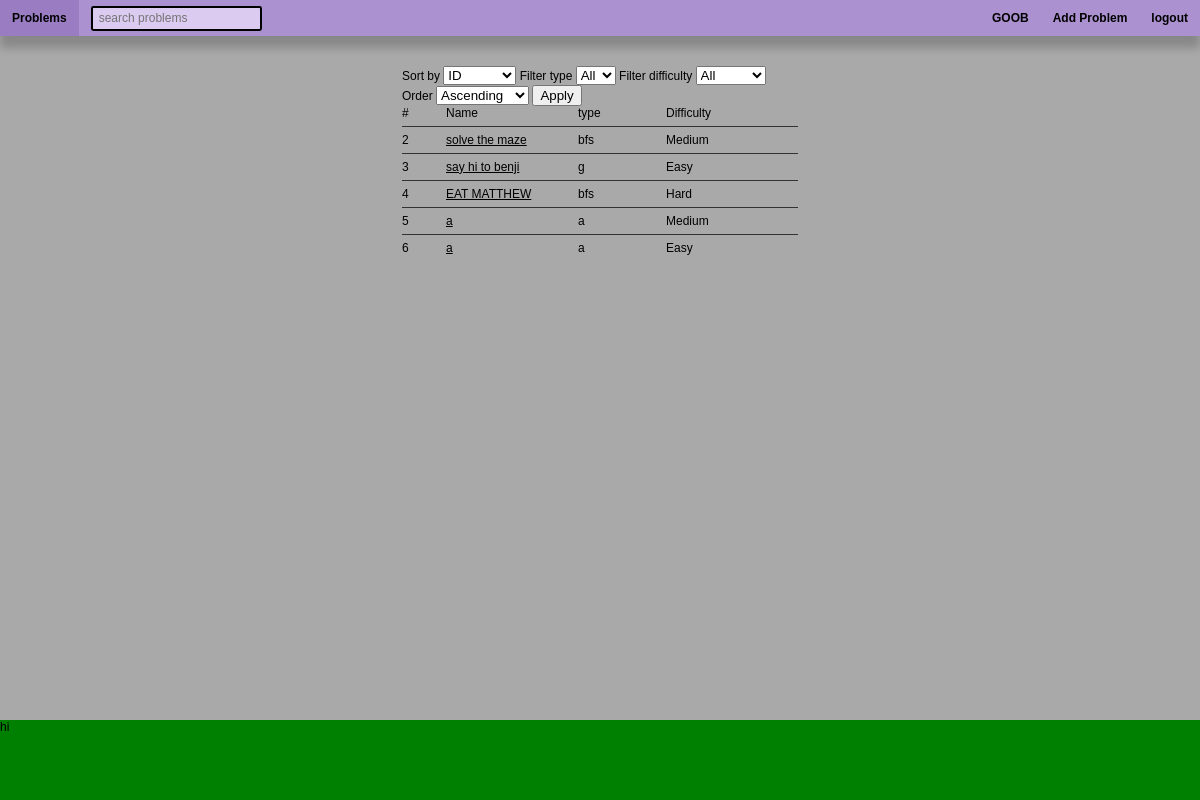
/problem_list (signed in), run on the app's committed database.
### app.py (models this page shows, shortened)
class Base(DeclarativeBase):
    pass

class User(Base, UserMixin):
    __tablename__ = "User"
    user_id: Mapped[int] = mapped_column(primary_key=True)
    name: Mapped[str] = mapped_column(String)
    role: Mapped[str] = mapped_column(String)
    hash: Mapped[str] = mapped_column(String)
    user_problems: Mapped[list["User_Problem"]] = \
        relationship("User_Problem", back_populates="user")

class Problem(Base):
    __tablename__ = "Problem"
    problem_id: Mapped[int] = mapped_column(primary_key=True)
    description: Mapped[str] = mapped_column(String)
    function_name: Mapped[str] = mapped_column(String)
    function_args: Mapped[str] = mapped_column(String)
    type: Mapped[str] = mapped_column(String)
    problem_name: Mapped[str] = mapped_column(String)
    difficulty: Mapped[str] = mapped_column(String)
    user_problems: Mapped[list["User_Problem"]] = \
        relationship("User_Problem", back_populates="problem")
    tests: Mapped[List["Test"]] = \
        relationship("Test", back_populates="problem")
    problem_tags: Mapped[List["Problem_Tag"]] = \
        relationship("Problem_Tag", back_populates="problem")

### app.py (the view)
@app.route('/problem_list', methods=["GET", "POST"])
@login_required
def problem_list():
    with Session(engine) as session:
        q = select(Problem.type).distinct().order_by(Problem.type)
        problem_types = session.scalars(q).all()
        q = select(Problem.difficulty).distinct().order_by(Problem.difficulty)
        difficulties = session.scalars(q).all()
        form = ProblemListForm(request.args)
        form.filter_type.choices += [(t, t) for t in problem_types]
        form.filter_difficulty.choices += [(d, d) for d in difficulties]
        sort_by = form.sort_by.data or 'problem_id'
        order = form.order.data or 'asc'
        filter_type = form.filter_type.data or 'all'
        filter_difficulty = form.filter_difficulty.data or 'all'
        sort_columns = {'problem_id': Problem.problem_id,
                        'name': Problem.problem_name,
                        'type': Problem.type, 'difficulty': Problem.difficulty}
        sort_column = sort_columns[sort_by]
        q = select(Problem)
        if filter_type != 'all':
            q = q.where(Problem.type == filter_type)
        if filter_difficulty != 'all':
            q = q.where(Problem.difficulty == filter_difficulty)
        if order == 'desc':
            q = q.order_by(sort_column.collate("NOCASE").desc())
        else:
            q = q.order_by(sort_column.collate("NOCASE").asc())
        print(q)
        temp_problems = session.scalars(q).all()
        print(temp_problems)
        problems = [{'problem_id': i.problem_id,
                     'name': i.problem_name,
                     'difficulty': i.difficulty,
                     'type': i.type} for i in temp_problems]
    return render_template("problem_list.html", problems=problems, form=form)

### app.py
class ProblemListForm(Form):
    sort_by = SelectField('Sort by', choices=[('problem_id', 'ID'),
                                              ('name', 'Name'),
                                              ('type', 'Type'),
                                              ('difficulty', 'Difficulty')])
    order = SelectField('Order', choices=[('asc', 'Ascending'),
                                          ('desc', 'Descending')])
    filter_type = SelectField('Filter type', choices=[('all', 'All')])
    filter_difficulty = SelectField('Filter difficulty',
                                    choices=[('all', 'All')])
    submit = SubmitField('Apply')

### app.py (called while the page is built)
@login_manager.user_loader
def load_user(user_id):
    query = select(User).where(User.user_id == user_id)
    with Session(engine) as session:
        obj = session.scalar(query)
    return obj

### templates/problem_list.html (shortened to what this page needs)
{% extends "layout.html" %} {% block content %}
<div class="problem-list">
    <form class="problem-list-sort-form" method="GET" action="{{ url_for('problem_list') }}">
        <label for="sort_by">{{ form.sort_by.label.text }}</label>
        {{ form.sort_by(class_='form-control') }}
        <label for="filter_type">{{ form.filter_type.label.text }}</label>
        {{ form.filter_type(class_='form-control') }}
        <label for="filter_difficulty">{{ form.filter_difficulty.label.text }}</label>
        {{ form.filter_difficulty(class_='form-control') }}
        <label for="order">{{ form.order.label.text }}</label>
        {{ form.order(class_='form-control') }}
        {{ form.submit(class_='button') }}
    </form>
    <div class="problem-list-column-names">
        <div>#</div>
        <div>Name</div>
        <div>type</div>
        <div>Difficulty</div>
    </div>
    {% for problem in problems %}
    <div class="problem-list-columns">
        <div class="problem-list-column-container">{{ problem["problem_id"] }}</div>
        <div class="problem-list-column-container">
            <a class="problem-link" href="/problem/{{ problem['problem_id'] }}">{{ problem["name"] }}</a>
        </div>
        <div class="problem-list-column-container">{{ problem["type"] }}</div>
        <div class="problem-list-column-container">{{ problem["difficulty"] }}</div>
    </div>
    {% endfor %}
</div>
{% endblock %}

### templates/layout.html (shortened to what this page needs)
<!DOCTYPE html>
<html lang="en">
  <head>
    <link rel="stylesheet" href="/static/css/style.css" />
  </head>
  <body>
    <nav>{% include "navbar.html" %}</nav>
    <main>{% block content %}{% endblock %}</main>
    <footer>{% include "footer.html" %}</footer>
  </body>
</html>

### templates/navbar.html (shortened to what this page needs)
<div class="navbar">
    <div class="left-navbar navbar-section">
        <a class="navbar-item" href="/">
            Problems
        </a>
        <form
        class="nav-bar-search-form"
        action="/process_problem_search"
        method="POST"
        >
        <input
            class="nav-bar-search"
            name="searchs"
            id="searchs"
            placeholder="search problems"
        />
        </form>
    </div>
    <div class="right-navbar navbar-section">
        {% if current_user.is_authenticated %}
        <div class="static-navbar-item">
            {{current_user.name}}
        </div>
        {% if current_user.role == 'admin' %}
        <a class="navbar-item" href="/add_problem">
            Add Problem
        </a>
        {% endif %}
        <form action="/logout">
            <button class="navbar-item" type="submit">logout</button>
        </form>
        {% endif %}
    </div>
</div>

### templates/footer.html
<div class="footer">
    <div>hi</div>
</div>

### static/css/style.css (style rules this page uses)
body { min-height: 100vh; display: flex; flex-direction: column; font-family: 'Alfa Slab One', serif; width: 100vw; padding: 0; margin: 0; font-family: sans-serif; background-color: #e7e7e7; font-size: 1vw; text-decoration-color: black; }
a { margin: 0; padding: 0; text-decoration: none; color: black; }
button { font-size: 1em; }
main { flex: 1; }
body { min-height: 100vh; display: flex; flex-direction: column; font-family: 'Alfa Slab One', serif; width: 100vw; padding: 0; margin: 0; font-family: sans-serif; background-color: darkgray; font-size: 1vw; text-decoration-color: black; }
button { display: block; }
main { min-height: 80vh; }
.navbar { height: 10vh; background-color: aqua; }
.footer { height: 10vh; background-color: green; }
.problem-list { width: 33%; justify-self: center; }
.problem-list-column-names { text-align: left; display: grid; grid-template-columns: minmax(0, 0.5fr) minmax(0, 1.5fr) minmax(0, 1fr) minmax(0, 0.75fr) minmax(0, 0.75fr); }
.problem-list-column-container { display: inline-block; overflow-x: hidden; max-width: 100%; }
.problem-list-columns { text-align: left; display: grid; grid-template-columns: minmax(0, 0.5fr) minmax(0, 1.5fr) minmax(0, 1fr) minmax(0, 0.75fr) minmax(0, 0.75fr); }
.problem-link { display: inline-block; text-decoration: underline; }
.navbar { box-shadow: 0em 1em 0.75em rgba(0, 0, 0, 0.2); width: 100vw; display: flex; justify-content: space-between; align-items: center; background-color: #ab91d0; margin-bottom: 2.5vw; height: 3em; }
.navbar-section { height: 100%; display: grid; grid-template-columns: repeat(5, max-content); }
.navbar-item { font-weight: bold; font-size: 1em; background-color: #ab91d0; border: none; display: flex; align-items: center; padding: 0 1vw 0 1vw; height: 100%; }
.static-navbar-item { font-weight: bold; font-size: 1em; background-color: #ab91d0; border: none; display: flex; align-items: center; padding: 0 1vw 0 1vw; height: 100%; }
.nav-bar-search-form { padding: 0 1vw 0 1vw; display: flex; align-items: center; }
.nav-bar-search { font-size: 1em; max-width: 100%; height: 25%; padding: 0.5em; background-color: #dbcbf1; border: solid 0.2em black; border-radius: 0.2em; }

### data on the page
User: name "GOOB"
Problem: problem_id "2", name "solve the maze", type "bfs", difficulty "Medium"
Problem: problem_id "3", name "say hi to benji", type "g", difficulty "Easy"
Problem: problem_id "4", name "EAT MATTHEW", type "bfs", difficulty "Hard"
Problem: problem_id "5", name "a", type "a", difficulty "Medium"
Problem: problem_id "6", name "a", type "a", difficulty "Easy"
